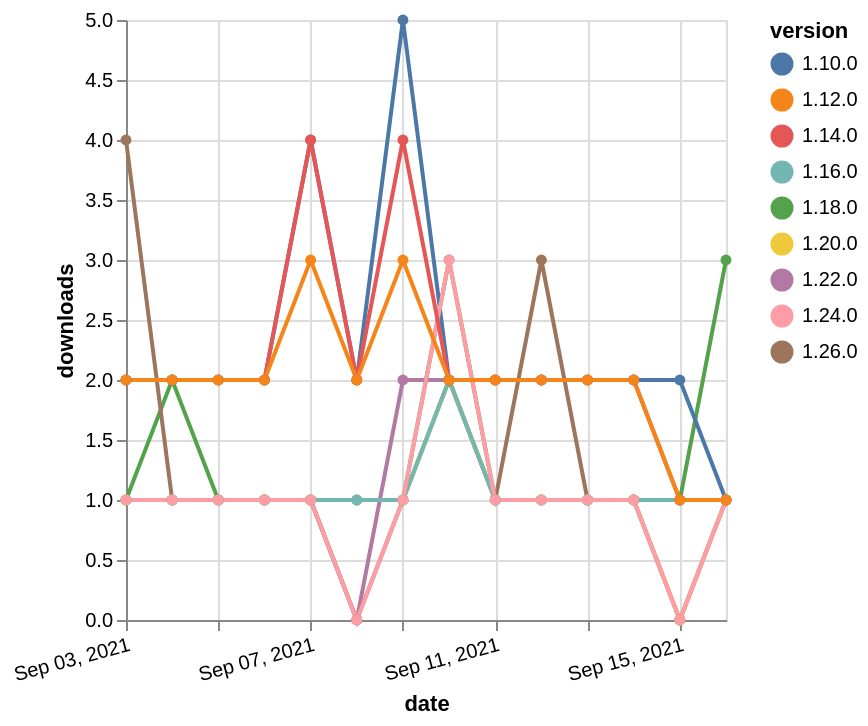

Specify this chart in Vega-Lite:
### Vega-Lite specification from a JSON file in a GitHub repository (floating-point values rounded to 4 significant figures)
{"$schema": "https://vega.github.io/schema/vega-lite/v5.json", "description": "A simple bar chart with embedded data.", "data": {"values": [{"date": "2021-09-03", "total": 350, "delta": 1, "version": "1.18.0"}, {"date": "2021-09-04", "total": 352, "delta": 2, "version": "1.18.0"}, {"date": "2021-09-05", "total": 353, "delta": 1, "version": "1.18.0"}, {"date": "2021-09-06", "total": 354, "delta": 1, "version": "1.18.0"}, {"date": "2021-09-07", "total": 355, "delta": 1, "version": "1.18.0"}, {"date": "2021-09-08", "total": 356, "delta": 1, "version": "1.18.0"}, {"date": "2021-09-09", "total": 357, "delta": 1, "version": "1.18.0"}, {"date": "2021-09-10", "total": 360, "delta": 3, "version": "1.18.0"}, {"date": "2021-09-11", "total": 361, "delta": 1, "version": "1.18.0"}, {"date": "2021-09-12", "total": 362, "delta": 1, "version": "1.18.0"}, {"date": "2021-09-13", "total": 363, "delta": 1, "version": "1.18.0"}, {"date": "2021-09-14", "total": 364, "delta": 1, "version": "1.18.0"}, {"date": "2021-09-15", "total": 365, "delta": 1, "version": "1.18.0"}, {"date": "2021-09-16", "total": 368, "delta": 3, "version": "1.18.0"}, {"date": "2021-09-03", "total": 175, "delta": 1, "version": "1.22.0"}, {"date": "2021-09-04", "total": 176, "delta": 1, "version": "1.22.0"}, {"date": "2021-09-05", "total": 177, "delta": 1, "version": "1.22.0"}, {"date": "2021-09-06", "total": 178, "delta": 1, "version": "1.22.0"}, {"date": "2021-09-07", "total": 179, "delta": 1, "version": "1.22.0"}, {"date": "2021-09-08", "total": 179, "delta": 0, "version": "1.22.0"}, {"date": "2021-09-09", "total": 181, "delta": 2, "version": "1.22.0"}, {"date": "2021-09-10", "total": 183, "delta": 2, "version": "1.22.0"}, {"date": "2021-09-11", "total": 184, "delta": 1, "version": "1.22.0"}, {"date": "2021-09-12", "total": 185, "delta": 1, "version": "1.22.0"}, {"date": "2021-09-13", "total": 186, "delta": 1, "version": "1.22.0"}, {"date": "2021-09-14", "total": 187, "delta": 1, "version": "1.22.0"}, {"date": "2021-09-15", "total": 187, "delta": 0, "version": "1.22.0"}, {"date": "2021-09-16", "total": 188, "delta": 1, "version": "1.22.0"}, {"date": "2021-09-03", "total": 3226, "delta": 2, "version": "1.10.0"}, {"date": "2021-09-04", "total": 3228, "delta": 2, "version": "1.10.0"}, {"date": "2021-09-05", "total": 3230, "delta": 2, "version": "1.10.0"}, {"date": "2021-09-06", "total": 3232, "delta": 2, "version": "1.10.0"}, {"date": "2021-09-07", "total": 3236, "delta": 4, "version": "1.10.0"}, {"date": "2021-09-08", "total": 3238, "delta": 2, "version": "1.10.0"}, {"date": "2021-09-09", "total": 3243, "delta": 5, "version": "1.10.0"}, {"date": "2021-09-10", "total": 3245, "delta": 2, "version": "1.10.0"}, {"date": "2021-09-11", "total": 3247, "delta": 2, "version": "1.10.0"}, {"date": "2021-09-12", "total": 3249, "delta": 2, "version": "1.10.0"}, {"date": "2021-09-13", "total": 3251, "delta": 2, "version": "1.10.0"}, {"date": "2021-09-14", "total": 3253, "delta": 2, "version": "1.10.0"}, {"date": "2021-09-15", "total": 3255, "delta": 2, "version": "1.10.0"}, {"date": "2021-09-16", "total": 3256, "delta": 1, "version": "1.10.0"}, {"date": "2021-09-03", "total": 133, "delta": 4, "version": "1.26.0"}, {"date": "2021-09-04", "total": 134, "delta": 1, "version": "1.26.0"}, {"date": "2021-09-05", "total": 135, "delta": 1, "version": "1.26.0"}, {"date": "2021-09-06", "total": 136, "delta": 1, "version": "1.26.0"}, {"date": "2021-09-07", "total": 137, "delta": 1, "version": "1.26.0"}, {"date": "2021-09-08", "total": 137, "delta": 0, "version": "1.26.0"}, {"date": "2021-09-09", "total": 138, "delta": 1, "version": "1.26.0"}, {"date": "2021-09-10", "total": 140, "delta": 2, "version": "1.26.0"}, {"date": "2021-09-11", "total": 141, "delta": 1, "version": "1.26.0"}, {"date": "2021-09-12", "total": 144, "delta": 3, "version": "1.26.0"}, {"date": "2021-09-13", "total": 145, "delta": 1, "version": "1.26.0"}, {"date": "2021-09-14", "total": 146, "delta": 1, "version": "1.26.0"}, {"date": "2021-09-15", "total": 146, "delta": 0, "version": "1.26.0"}, {"date": "2021-09-16", "total": 147, "delta": 1, "version": "1.26.0"}, {"date": "2021-09-03", "total": 202, "delta": 1, "version": "1.20.0"}, {"date": "2021-09-04", "total": 203, "delta": 1, "version": "1.20.0"}, {"date": "2021-09-05", "total": 204, "delta": 1, "version": "1.20.0"}, {"date": "2021-09-06", "total": 205, "delta": 1, "version": "1.20.0"}, {"date": "2021-09-07", "total": 206, "delta": 1, "version": "1.20.0"}, {"date": "2021-09-08", "total": 207, "delta": 1, "version": "1.20.0"}, {"date": "2021-09-09", "total": 208, "delta": 1, "version": "1.20.0"}, {"date": "2021-09-10", "total": 210, "delta": 2, "version": "1.20.0"}, {"date": "2021-09-11", "total": 211, "delta": 1, "version": "1.20.0"}, {"date": "2021-09-12", "total": 212, "delta": 1, "version": "1.20.0"}, {"date": "2021-09-13", "total": 213, "delta": 1, "version": "1.20.0"}, {"date": "2021-09-14", "total": 214, "delta": 1, "version": "1.20.0"}, {"date": "2021-09-15", "total": 214, "delta": 0, "version": "1.20.0"}, {"date": "2021-09-16", "total": 215, "delta": 1, "version": "1.20.0"}, {"date": "2021-09-03", "total": 338, "delta": 1, "version": "1.16.0"}, {"date": "2021-09-04", "total": 339, "delta": 1, "version": "1.16.0"}, {"date": "2021-09-05", "total": 340, "delta": 1, "version": "1.16.0"}, {"date": "2021-09-06", "total": 341, "delta": 1, "version": "1.16.0"}, {"date": "2021-09-07", "total": 342, "delta": 1, "version": "1.16.0"}, {"date": "2021-09-08", "total": 343, "delta": 1, "version": "1.16.0"}, {"date": "2021-09-09", "total": 344, "delta": 1, "version": "1.16.0"}, {"date": "2021-09-10", "total": 346, "delta": 2, "version": "1.16.0"}, {"date": "2021-09-11", "total": 347, "delta": 1, "version": "1.16.0"}, {"date": "2021-09-12", "total": 348, "delta": 1, "version": "1.16.0"}, {"date": "2021-09-13", "total": 349, "delta": 1, "version": "1.16.0"}, {"date": "2021-09-14", "total": 350, "delta": 1, "version": "1.16.0"}, {"date": "2021-09-15", "total": 351, "delta": 1, "version": "1.16.0"}, {"date": "2021-09-16", "total": 352, "delta": 1, "version": "1.16.0"}, {"date": "2021-09-03", "total": 208, "delta": 1, "version": "1.24.0"}, {"date": "2021-09-04", "total": 209, "delta": 1, "version": "1.24.0"}, {"date": "2021-09-05", "total": 210, "delta": 1, "version": "1.24.0"}, {"date": "2021-09-06", "total": 211, "delta": 1, "version": "1.24.0"}, {"date": "2021-09-07", "total": 212, "delta": 1, "version": "1.24.0"}, {"date": "2021-09-08", "total": 212, "delta": 0, "version": "1.24.0"}, {"date": "2021-09-09", "total": 213, "delta": 1, "version": "1.24.0"}, {"date": "2021-09-10", "total": 216, "delta": 3, "version": "1.24.0"}, {"date": "2021-09-11", "total": 217, "delta": 1, "version": "1.24.0"}, {"date": "2021-09-12", "total": 218, "delta": 1, "version": "1.24.0"}, {"date": "2021-09-13", "total": 219, "delta": 1, "version": "1.24.0"}, {"date": "2021-09-14", "total": 220, "delta": 1, "version": "1.24.0"}, {"date": "2021-09-15", "total": 220, "delta": 0, "version": "1.24.0"}, {"date": "2021-09-16", "total": 221, "delta": 1, "version": "1.24.0"}, {"date": "2021-09-03", "total": 2480, "delta": 2, "version": "1.14.0"}, {"date": "2021-09-04", "total": 2482, "delta": 2, "version": "1.14.0"}, {"date": "2021-09-05", "total": 2484, "delta": 2, "version": "1.14.0"}, {"date": "2021-09-06", "total": 2486, "delta": 2, "version": "1.14.0"}, {"date": "2021-09-07", "total": 2490, "delta": 4, "version": "1.14.0"}, {"date": "2021-09-08", "total": 2492, "delta": 2, "version": "1.14.0"}, {"date": "2021-09-09", "total": 2496, "delta": 4, "version": "1.14.0"}, {"date": "2021-09-10", "total": 2498, "delta": 2, "version": "1.14.0"}, {"date": "2021-09-11", "total": 2500, "delta": 2, "version": "1.14.0"}, {"date": "2021-09-12", "total": 2502, "delta": 2, "version": "1.14.0"}, {"date": "2021-09-13", "total": 2504, "delta": 2, "version": "1.14.0"}, {"date": "2021-09-14", "total": 2506, "delta": 2, "version": "1.14.0"}, {"date": "2021-09-15", "total": 2507, "delta": 1, "version": "1.14.0"}, {"date": "2021-09-16", "total": 2508, "delta": 1, "version": "1.14.0"}, {"date": "2021-09-03", "total": 2590, "delta": 2, "version": "1.12.0"}, {"date": "2021-09-04", "total": 2592, "delta": 2, "version": "1.12.0"}, {"date": "2021-09-05", "total": 2594, "delta": 2, "version": "1.12.0"}, {"date": "2021-09-06", "total": 2596, "delta": 2, "version": "1.12.0"}, {"date": "2021-09-07", "total": 2599, "delta": 3, "version": "1.12.0"}, {"date": "2021-09-08", "total": 2601, "delta": 2, "version": "1.12.0"}, {"date": "2021-09-09", "total": 2604, "delta": 3, "version": "1.12.0"}, {"date": "2021-09-10", "total": 2606, "delta": 2, "version": "1.12.0"}, {"date": "2021-09-11", "total": 2608, "delta": 2, "version": "1.12.0"}, {"date": "2021-09-12", "total": 2610, "delta": 2, "version": "1.12.0"}, {"date": "2021-09-13", "total": 2612, "delta": 2, "version": "1.12.0"}, {"date": "2021-09-14", "total": 2614, "delta": 2, "version": "1.12.0"}, {"date": "2021-09-15", "total": 2615, "delta": 1, "version": "1.12.0"}, {"date": "2021-09-16", "total": 2616, "delta": 1, "version": "1.12.0"}]}, "width": "container", "mark": {"type": "line", "point": {"filled": true}}, "encoding": {"x": {"field": "date", "type": "temporal", "timeUnit": "yearmonthdate", "title": "date", "axis": {"labelAngle": -15}}, "y": {"field": "delta", "type": "quantitative", "title": "downloads"}, "color": {"field": "version", "type": "nominal"}, "tooltip": {"field": "delta"}}}
